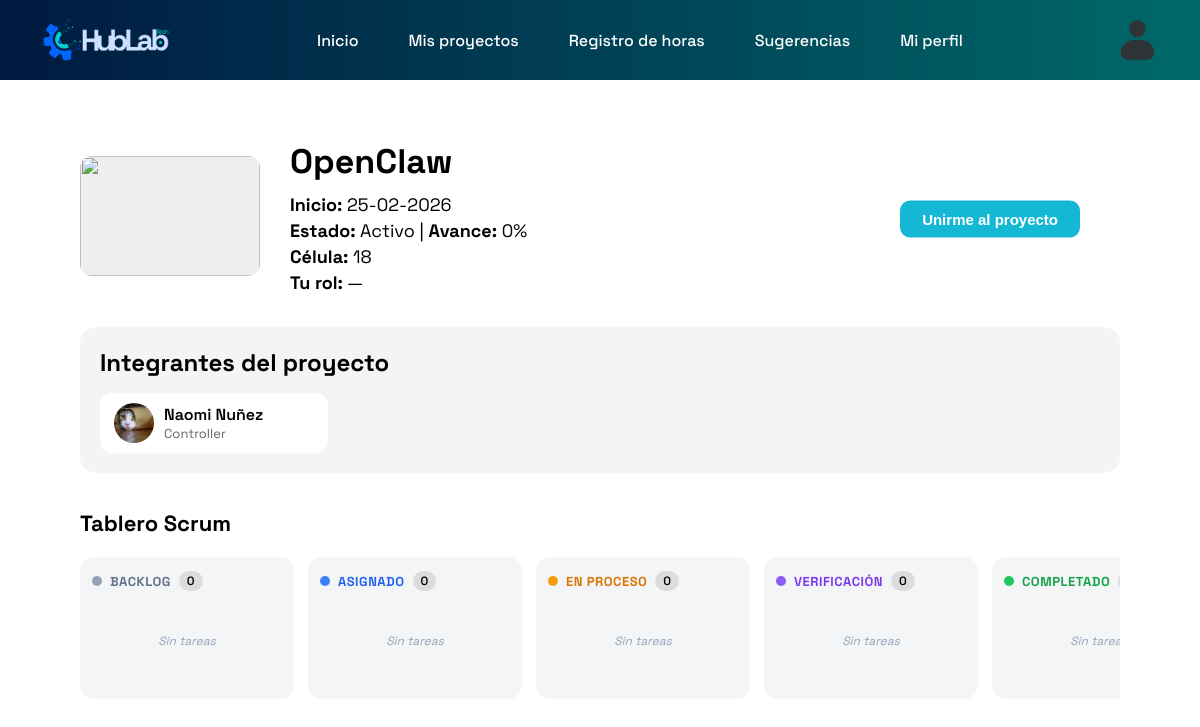
Before: /proyectos/16/ (signed in) with the older database file.
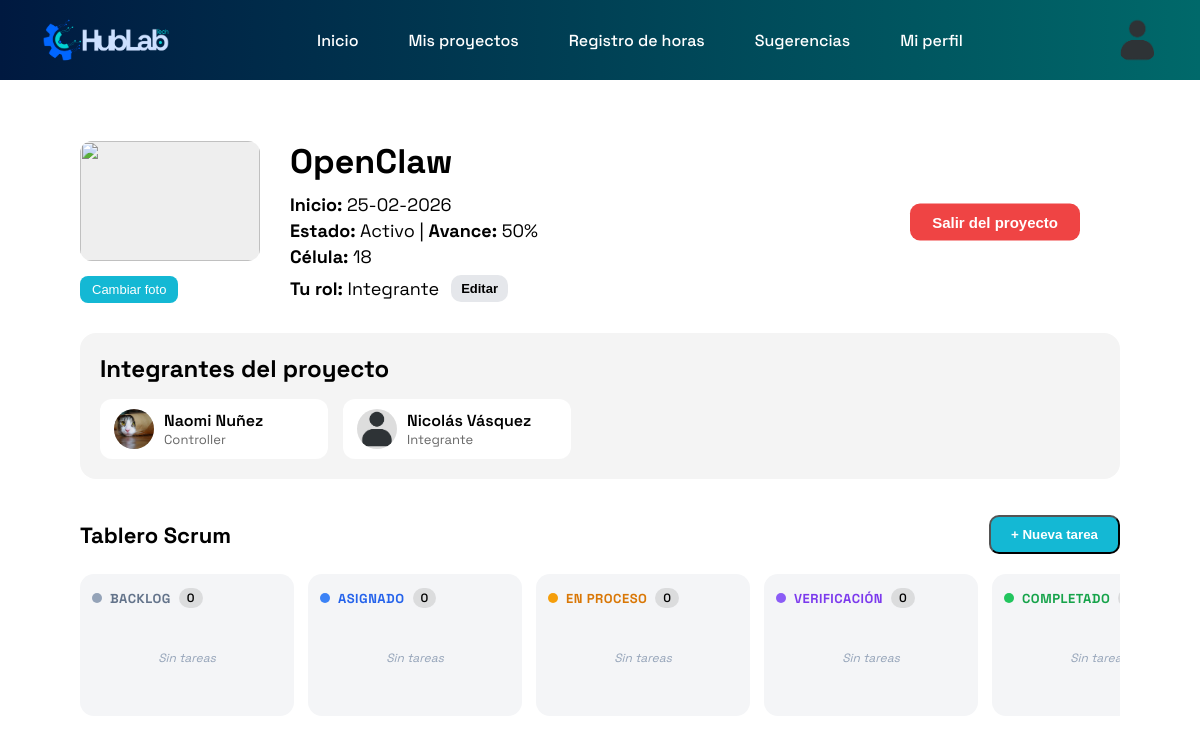
After: the same page with the newer database file.
### core/models.py (models this page shows, shortened)
class Proyecto(models.Model):
    nombre = models.CharField(max_length=150)
    descripcion = models.TextField()
    numero_celula = models.IntegerField()
    fecha_inicio = models.DateField()
    fecha_termino = models.DateField(null=True, blank=True)
    estado = models.CharField(max_length=50)
    porcentaje_avance = models.IntegerField(default=0)
    creado_por = models.ForeignKey(User, on_delete=models.CASCADE)
    fecha_creacion = models.DateTimeField(auto_now_add=True)
    imagen = models.ImageField(upload_to="proyectos/", null=True, blank=True)

class ParticipacionProyecto(models.Model):
    usuario = models.ForeignKey(User, on_delete=models.CASCADE)
    proyecto = models.ForeignKey(Proyecto, on_delete=models.CASCADE)
    rol_en_proyecto = models.CharField(max_length=50)

### core/views.py (the view)
# urls.py: path("proyectos/<int:proyecto_id>/", proyecto_detalle, name="proyecto_detalle"),
@login_required
def proyecto_detalle(request, proyecto_id):
    proyecto = get_object_or_404(Proyecto, id=proyecto_id)
    participacion = (
        ParticipacionProyecto.objects
        .filter(usuario=request.user, proyecto=proyecto)
        .first()
    )
    can_edit = participacion is not None
    if request.method == "POST" and request.FILES.get("imagen"):
        if not can_edit:
            return redirect("proyecto_detalle", proyecto_id=proyecto.id)
        proyecto.imagen = request.FILES["imagen"]
        proyecto.save(update_fields=["imagen"])
        return redirect("proyecto_detalle", proyecto_id=proyecto.id)
    reportes = (
        ReporteAvance.objects
        .filter(proyecto=proyecto)
        .select_related("usuario")
        .order_by("-fecha")
    )
    integrantes = (
        ParticipacionProyecto.objects
        .filter(proyecto=proyecto)
        .select_related("usuario")
    )
    for part in integrantes:
        pract = Practicante.objects.filter(user=part.usuario).only("foto_perfil").first()
        part.foto_perfil = pract.foto_perfil if pract and pract.foto_perfil else None
    tareas_qs = (
        TareaScrum.objects
        .filter(proyecto=proyecto)
        .select_related("asignado_a", "creado_por")
        .order_by("fecha_creacion")
    )
    tareas_por_estado = {
        "backlog":      [t for t in tareas_qs if t.estado == "backlog"],
        "asignado":     [t for t in tareas_qs if t.estado == "asignado"],
        "en_proceso":   [t for t in tareas_qs if t.estado == "en_proceso"],
        "verificacion": [t for t in tareas_qs if t.estado == "verificacion"],
        "completado":   [t for t in tareas_qs if t.estado == "completado"],
    }
    form_tarea = TareaScrumForm(proyecto=proyecto) if can_edit else None
    return render(request, "proyecto_detalle.html", {
        "proyecto": proyecto,
        "participacion": participacion,
        "can_edit": can_edit,
        "reportes": reportes,
        "integrantes": integrantes,
        "tareas_por_estado": tareas_por_estado,
        "form_tarea": form_tarea,
    })

### core/context_processors.py (called while the page is built)
def _get_practicante(request):
    if not request.user.is_authenticated or request.user.is_superuser:
        return None
    return Practicante.objects.filter(user=request.user).first()

def navbar_avatar(request):
    avatar_url = None
    if request.user.is_authenticated:
        if request.user.is_superuser:
            perfil = _get_perfil_admin(request)
            if perfil and getattr(perfil, "foto_perfil", None):
                avatar_url = perfil.foto_perfil.url
        else:
            pract = _get_practicante(request)
            if pract and getattr(pract, "foto_perfil", None):
                avatar_url = pract.foto_perfil.url
    return {"navbar_avatar_url": avatar_url}

def es_controller(request):
    pract = _get_practicante(request)
    es_ctrl = bool(pract and pract.es_controller)
    return {"es_controller": es_ctrl}

def es_admin_path(request):
    path_actual = request.path or ""
    return {"es_admin_path": path_actual.startswith("/panel/")}

### core/templates/proyecto_detalle.html (shortened to what the changed rows need)
{% extends "base.html" %}
{% load static %}
{% block content %}
<div class="detalle-wrap">
  <div class="detalle-header">
    <div>
      {% if can_edit %}
      <form id="formFotoProyecto" method="POST" enctype="multipart/form-data">
        <button type="button" class="btn-img" onclick="inputImagen.click()">Cambiar foto</button>
      </form>
      {% endif %}
    </div>
    <div class="detalle-info">
      <h1>{{ proyecto.nombre }}</h1>
      <p><b>Inicio:</b> {{ proyecto.fecha_inicio|date:"d-m-Y" }}</p>
      <p><b>Estado:</b> {{ proyecto.estado }} | <b>Avance:</b> {{ proyecto.porcentaje_avance }}%</p>
      <p><b>Célula:</b> {{ proyecto.numero_celula }}</p>
      {% if participacion %}
        <div class="rol-box">
          <div class="rol-top">
            <p><b>Tu rol:</b> {{ participacion.rol_en_proyecto }}</p>
            <button type="button" class="btn-mini" onclick="toggleRolEdit()">Editar</button>
          </div>
        </div>
      {% else %}
        <p><b>Tu rol:</b> —</p>
      {% endif %}
    </div>
    {% if participacion %}
      <form method="POST" action="{% url 'proyecto_salir' proyecto.id %}">
        <button type="submit" class="btn-salir">Salir del proyecto</button>
      </form>
    {% else %}
      <form method="POST" action="{% url 'proyecto_unirme' proyecto.id %}">
        <button type="submit" class="btn-accion">Unirme al proyecto</button>
      </form>
    {% endif %}
  </div>
  <div class="integrantes-box">
    <h2>Integrantes del proyecto</h2>
    <div class="integrantes-lista">
      {% for p in integrantes %}
        <div class="integrante-card">
          {% if p.foto_perfil %}
            <img src="{{ p.foto_perfil.url }}" class="integrante-img">
          {% else %}
            <img src="{% static 'images/default-avatar.png' %}" class="integrante-img">
          {% endif %}
          <div>
            <div class="integrante-nombre">
              {{ p.usuario.first_name }} {{ p.usuario.last_name }}
            </div>
            <div class="integrante-rol">
              {{ p.rol_en_proyecto }}
            </div>
          </div>
        </div>
      {% empty %}
        <p>No hay integrantes asignados.</p>
      {% endfor %}
    </div>
  </div>
  <div class="scrum-section">
    <div class="scrum-header">
      <h2>Tablero Scrum</h2>
      {% if can_edit %}
        <button type="button" class="btn-nuevo" onclick="document.getElementById('modalTarea').style.display='flex'" style="margin-top:0;">
          + Nueva tarea
        </button>
      {% endif %}
    </div>
  </div>
</div>
{% endblock %}

Changed rows visible on the page:
changed Proyecto "OpenClaw": porcentaje_avance "0" → "50"
added ParticipacionProyecto: rol_en_proyecto "Integrante", usuario.first_name "Nicolás", usuario.last_name "Vásquez"
Other visible differences:
text no longer shown: "— Unirme al proyecto"
text now shown: "Cambiar foto Editar Salir del proyecto + Nueva tarea"
